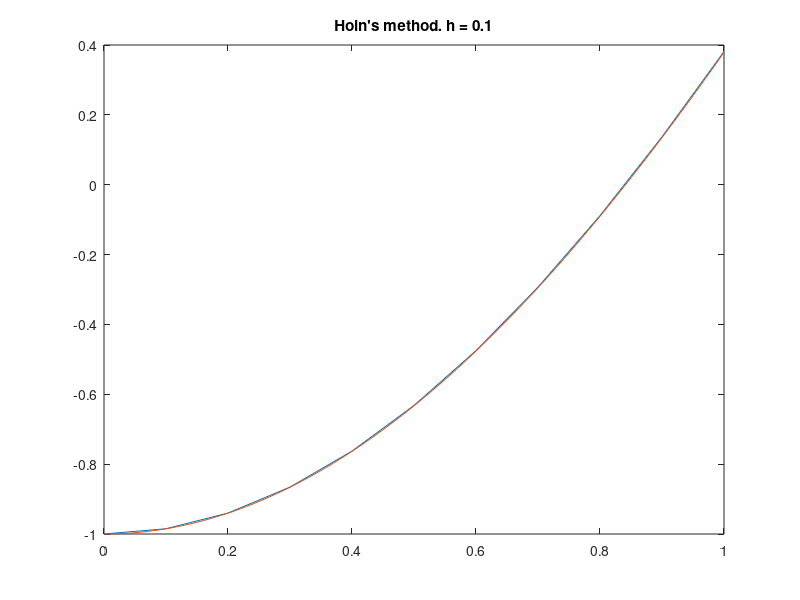

MATLAB code to generate this figure:

C = -3

function res = analytic_solution(x,c)
  res = c*cos(x) + 2
endfunction
  
function [ans]=f(x, yx)
  % yx = y(x)
  ans = (2.-yx) * tan(x)
endfunction

function yx=euler(a, b, y0, step)
  % initilize array of integral curve points with y0
  yx = [y0]
  yx_length = 1 % remember the length of array
  
  for i = a+step:step:b
    last_yx = yx(yx_length) % get the last element to calculate new
    
    % calculate new y point of integral curve using Euler's method
    new_yx = last_yx + step * f(i-step, last_yx)
    
    % add new point to array and increment the length 
    yx = [yx new_yx]
    yx_length+=1
  end
endfunction

function yx=euler_modified(a, b, y0, step) 
  % calculate h/2 just one time. instead of doing it in the loop
  half_step = step/2
  
  % initilize array of calculated integral curve points. and the length of this array
  yx = [y0]
  yx_length = 1
  
  for i = a+step:step:b
    last_yx = yx(yx_length)
    
    % pre-calculate x and y(x) to use Modified Euler's method
    yx_p = last_yx + half_step * f(i-step, last_yx)
    x_p = (i-step) + half_step
    
    % calculate new point of integral curve
    new_yx = last_yx + step * f(x_p, yx_p)
    
    yx = [yx new_yx]
    yx_length+=1
  end
endfunction

function yx=Hoin(a, b, y0, step) 
  % calculate h/2 just one time. instead of doing it in the loop
  half_step = step/2
  
  % initilize array of calculated integral curve points. and the length of this array
  yx = [y0]
  yx_length = 1
  
  for i = a:step:b-step
    last_yx = yx(yx_length)
   
    % calculate new point of integral curve using Hoin's method
    new_yx = last_yx + half_step * (
        f(i, last_yx) + f(i+step, last_yx + step * f(i, last_yx))
      )
    
    yx = [yx new_yx]
    yx_length+=1
  end
endfunction

a = 0
b = 1
step = 0.1
n = round((b-a)/step)
x = a:step:b

%plot(x, euler(a,b,-1,step), x, analytic_solution(x,C))
%title("Euler's method. h = 0.04")

%mx = a:0.01:b
%plot(x, euler_modified(a,b,-1,step), mx, analytic_solution(mx,C))
%title("Modified Euler's method. h = 0.1")

mx = a:0.01:b
plot(x, Hoin(a, b, -1, step), mx, analytic_solution(mx,C))
title("Hoin's method. h = 0.1")